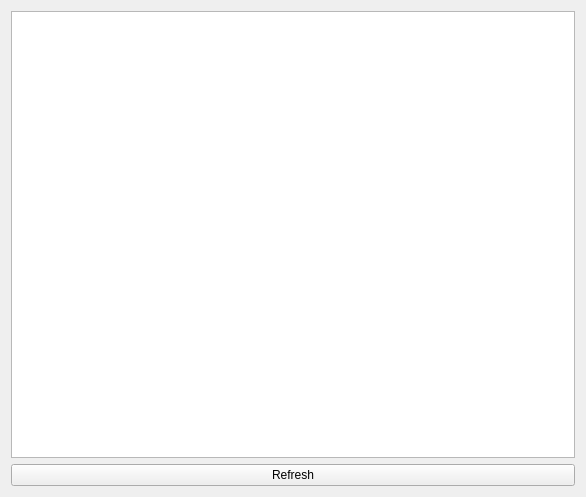
<?xml version="1.0" encoding="UTF-8"?>
<ui version="4.0">
 <class>MCMonitor</class>
 <widget class="QWidget" name="MCMonitor">
  <property name="geometry">
   <rect>
    <x>0</x>
    <y>0</y>
    <width>586</width>
    <height>497</height>
   </rect>
  </property>
  <property name="windowTitle">
   <string>MCMonitor</string>
  </property>
  <layout class="QVBoxLayout" name="verticalLayout">
   <item>
    <widget class="QTableWidget" name="tableWidget"/>
   </item>
   <item>
    <widget class="QPushButton" name="pushButton">
     <property name="text">
      <string>Refresh</string>
     </property>
    </widget>
   </item>
  </layout>
 </widget>
 <layoutdefault spacing="6" margin="11"/>
 <resources/>
 <connections/>
</ui>
